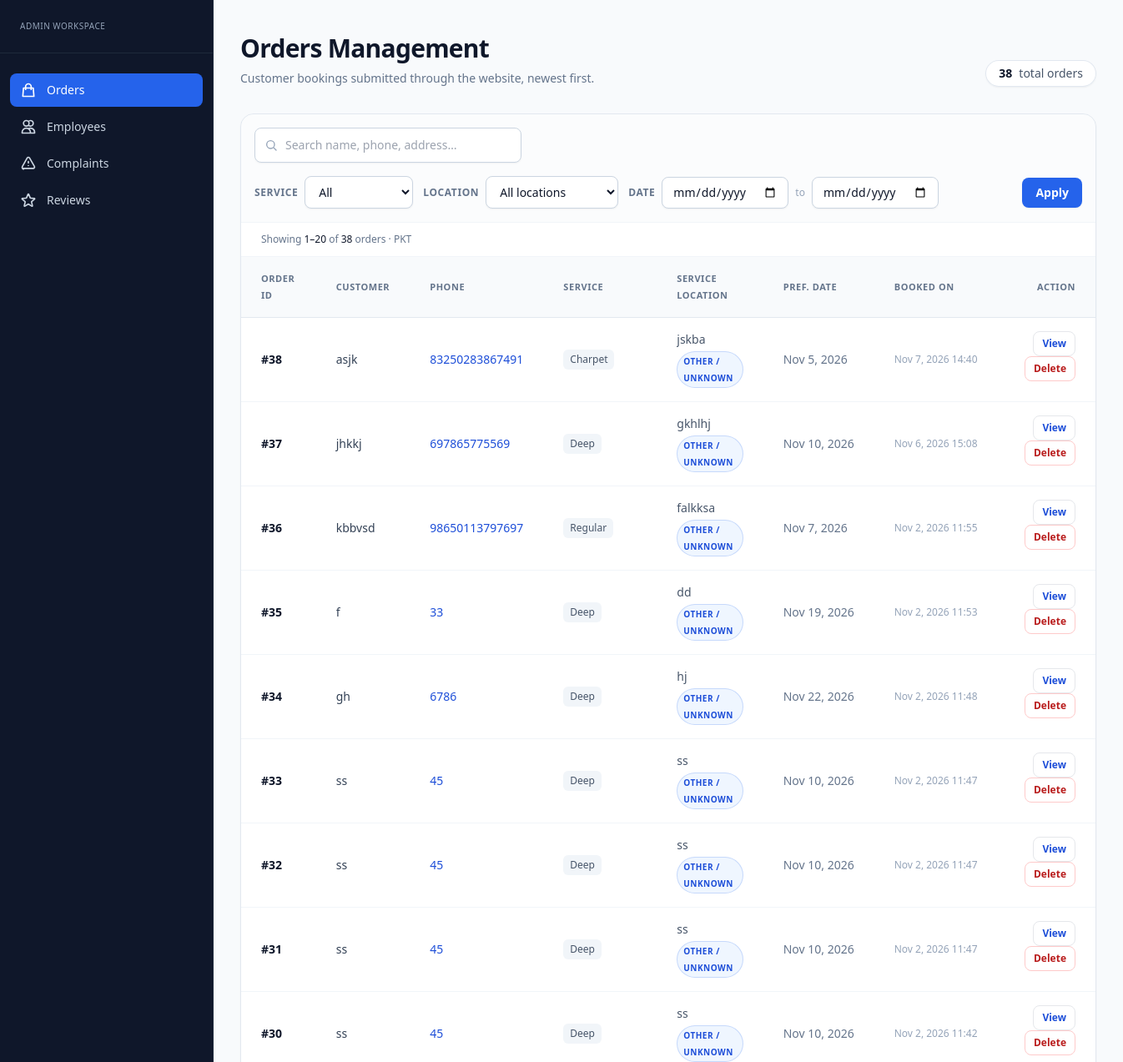
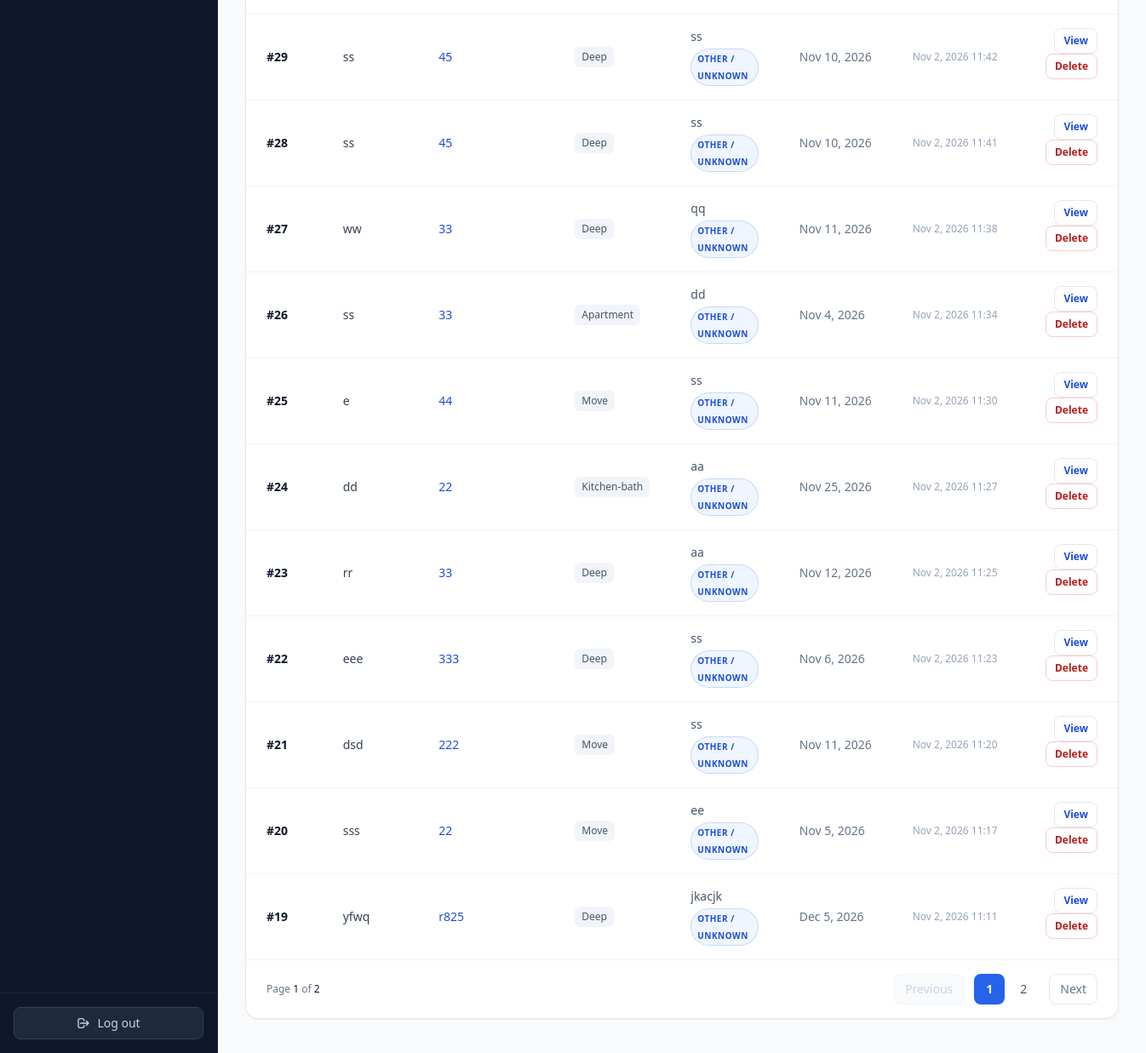
Screenshot of /dashboard/orders/ (signed in) with the database file from the repository (2 pictures, top to bottom).
### homepage/models.py (models this page shows, shortened)
class Booking(models.Model):
    full_name = models.CharField(max_length=150)
    phone_number = models.CharField(max_length=20)
    service_address = models.CharField(max_length=255)
    cleaning_service = models.CharField(max_length=100)
    preferred_date = models.DateField()
    created_at = models.DateTimeField(auto_now_add=True)

### admin2/views.py (the view)
# urls.py: path('dashboard/orders/', views.orders_view, name='dashboard_orders'),
@staff_required
def orders_view(request):
    queryset, filters, warnings = dq.orders_queryset(request.GET)
    context = _list_context(request, "orders", queryset, filters, warnings,
                            dq.orders_options(), total_all=Booking.objects.count())
    for order in context["page_obj"].object_list:
        order.area = LOCATION_LABELS.get(classify_location(order.service_address), "Other / unknown")
    return render(request, "admin/dasboard.html", context)

### admin2/dashboard_queries.py (called while the page is built, shortened)
def _clean_search(params):
    return " ".join((params.get("q") or "").split())[:MAX_SEARCH_LENGTH]

def _search_q(search, text_fields):
    q = Q()
    return q

def _date(params, key, label, warnings):
    raw = (params.get(key) or "").strip()
    if not raw:
        return None, ""

def _choice_from_db(params, key, queryset, field):
    value = (params.get(key) or "").strip()
    if not value:
        return ""
    if queryset.filter(**{field: value}).exists():
        return value
    return ""

def _distinct(queryset, field):
    return list(
        queryset.exclude(**{f"{field}__isnull": True}).exclude(**{field: ""})
        .order_by(field).values_list(field, flat=True).distinct()
    )

def _location(params):
    value = (params.get("location") or "").strip().lower()
    return value if value in VALID_LOCATIONS else ""

def _swap_dates(start, end, warnings):
    if start and end and start > end:
        warnings.append("The 'from' date was after the 'to' date, so the two were swapped.")
        return end, start
    return start, end

def paginate(queryset, page_number, per_page=PAGE_SIZE):
    return Paginator(queryset, per_page).get_page(page_number)

def orders_options():
    return {"services": _distinct(Booking.objects.all(), "cleaning_service")}

### admin2/locations.py (called while the page is built)
def classify_location(text, *, exact_aliases=False):
    value = (text or "").strip().lower()
    if not value:
        return OTHER
    rwp = any(t in value for t in RAWALPINDI_TERMS)
    isb = any(t in value for t in ISLAMABAD_TERMS)
    if exact_aliases:
        rwp = rwp or value in RAWALPINDI_EXACT
        isb = isb or value in ISLAMABAD_EXACT
    if rwp and not isb:
        return RAWALPINDI
    if isb and not rwp:
        return ISLAMABAD
    return OTHER

### admin2/permissions.py (called while the page is built)
def is_dashboard_admin(user):
    return bool(user and user.is_authenticated and user.is_active and (user.is_staff or user.is_superuser))

### admin2/views.py (called while the page is built)
def _base_context(request, section):
    return {"section": section, "page_title": {
        "orders": "Orders", "order_detail": "Order details", "employees": "Employees", "employee_detail": "Employee details", "complaints": "Complaints", "reviews": "Reviews",
        "complaint_detail": "Complaint details"}.get(section, "Dashboard")}

### homepage/context_processors.py (called while the page is built)
def categories_processor(request):
    return {
        "nav_categories": Category.objects.all()
    }

### templates/admin/dasboard.html (shortened to what this page needs)
{% load static %}
<!DOCTYPE html>
<html lang="en" class="h-full bg-slate-50">
<head>
<script src="https://cdn.tailwindcss.com"></script>
<link rel="stylesheet" href="{% static 'css/tailwind.css' %}">
</head>
<body class="h-full font-sans text-slate-900 antialiased selection:bg-brand-100 selection:text-brand-900">
<div class="flex h-full">
  <aside class="fixed inset-y-0 left-0 z-30 hidden w-64 flex-col border-r border-slate-800 bg-surface-900 lg:flex">
    <div class="flex h-16 items-center gap-3 px-6 border-b border-slate-800">
      <div>
        <span class="block text-[10px] font-medium text-slate-400 uppercase tracking-wider">Admin Workspace</span>
      </div>
    </div>
    <nav class="flex-1 space-y-1 px-3 py-6">
      <a href="{% url 'dashboard_orders' %}" class="group flex items-center gap-3 rounded-lg px-3 py-2.5 text-sm font-medium transition-colors {% if section == 'orders' or section == 'order_detail' %}bg-brand-600 text-white{% else %}text-slate-300 hover:bg-slate-800 hover:text-white{% endif %}">
        <svg class="h-5 w-5 shrink-0" fill="none" viewBox="0 0 24 24" stroke="currentColor" stroke-width="2"><path stroke-linecap="round" stroke-linejoin="round" d="M16 11V7a4 4 0 00-8 0v4M5 9h14l1 12H4L5 9z"/></svg>
        Orders
      </a>
      <a href="{% url 'dashboard_employees' %}" class="group flex items-center gap-3 rounded-lg px-3 py-2.5 text-sm font-medium transition-colors {% if section == 'employees' or section == 'employee_detail' %}bg-brand-600 text-white{% else %}text-slate-300 hover:bg-slate-800 hover:text-white{% endif %}">
        <svg class="h-5 w-5 shrink-0" fill="none" viewBox="0 0 24 24" stroke="currentColor" stroke-width="2"><path stroke-linecap="round" stroke-linejoin="round" d="M12 4.354a4 4 0 110 5.292M15 21H3v-1a6 6 0 0112 0v1zm0 0h6v-1a6 6 0 00-9-5.197M13 7a4 4 0 11-8 0 4 4 0 018 0z"/></svg>
        Employees
      </a>
      <a href="{% url 'dashboard_complaints' %}" class="group flex items-center gap-3 rounded-lg px-3 py-2.5 text-sm font-medium transition-colors {% if section == 'complaints' or section == 'complaint_detail' %}bg-brand-600 text-white{% else %}text-slate-300 hover:bg-slate-800 hover:text-white{% endif %}">
        <svg class="h-5 w-5 shrink-0" fill="none" viewBox="0 0 24 24" stroke="currentColor" stroke-width="2"><path stroke-linecap="round" stroke-linejoin="round" d="M12 9v2m0 4h.01m-6.938 4h13.856c1.54 0 2.502-1.667 1.732-3L13.732 4c-.77-1.333-2.694-1.333-3.464 0L3.34 16.341c-.77 1.333.192 3.659 1.732 3.659z"/></svg>
        Complaints
      </a>
      <a href="{% url 'dashboard_reviews' %}" class="group flex items-center gap-3 rounded-lg px-3 py-2.5 text-sm font-medium transition-colors {% if section == 'reviews' %}bg-brand-600 text-white{% else %}text-slate-300 hover:bg-slate-800 hover:text-white{% endif %}">
        Reviews
      </a>
    </nav>
    <div class="border-t border-slate-800 p-4">
      <form method="post" action="{% url 'admin_logout' %}">
        <button type="submit" class="flex w-full items-center justify-center gap-2 rounded-lg border border-slate-700 bg-slate-800 px-4 py-2 text-sm font-medium text-slate-300 transition-colors hover:bg-slate-700 hover:text-white focus:outline-none focus:ring-2 focus:ring-brand-500 focus:ring-offset-2 focus:ring-offset-slate-900">
          <svg class="h-4 w-4" fill="none" viewBox="0 0 24 24" stroke="currentColor" stroke-width="2"><path stroke-linecap="round" stroke-linejoin="round" d="M17 16l4-4m0 0l-4-4m4 4H7m6 4v1a3 3 0 01-3 3H6a3 3 0 01-3-3V7a3 3 0 013-3h4a3 3 0 013 3v1"/></svg>
          Log out
        </button>
      </form>
    </div>
  </aside>
  <main class="flex-1 lg:pl-64">
    <div class="mx-auto max-w-7xl min-w-0 px-3 py-5 sm:px-6 sm:py-8 lg:px-8 lg:py-10">
      {% if section == 'orders' %}
        {% include "admin/_dash_orders.html" %}
      {% elif section == 'order_detail' %}
        {% include "admin/_dash_order_detail.html" %}
      {% elif section == 'employees' %}
        {% include "admin/_dash_employees.html" %}
      {% elif section == 'employee_detail' %}
        {% include "admin/_dash_employee_detail.html" %}
      {% elif section == 'complaints' %}
        {% include "admin/_dash_complaints.html" %}
      {% elif section == 'complaint_detail' %}
        {% include "admin/_dash_complaint_detail.html" %}
      {% elif section == 'reviews' %}
        {% include "admin/_dash_reviews.html" %}
      {% endif %}
    </div>
  </main>
</div>
</body>
</html>

### templates/admin/_dash_orders.html (shortened to what this page needs)
<section id="page-orders">
  <div class="flex flex-col gap-4 sm:flex-row sm:items-end sm:justify-between mb-8">
    <div>
      <h1 class="text-2xl font-bold tracking-tight text-slate-900 sm:text-3xl">Orders Management</h1>
      <p class="mt-2 text-sm text-slate-500">Customer bookings submitted through the website, newest first.</p>
    </div>
    <div class="inline-flex items-center gap-2 rounded-full bg-white px-4 py-1.5 text-sm text-slate-600 shadow-sm ring-1 ring-inset ring-slate-200 w-fit">
      <span class="font-bold text-slate-900">{{ total_all }}</span> total order{{ total_all|pluralize }}
    </div>
  </div>
  <div class="rounded-2xl border border-slate-200 bg-white shadow-sm overflow-hidden">
    <form method="get" action="{% url 'dashboard_orders' %}" onsubmit="if (window.matchMedia('(max-width: 1023px)').matches) { this.elements.service.value = ''; this.elements.location.value = ''; this.elements.date_from.value = ''; this.elements.date_to.value = ''; }" class="flex flex-col gap-4 border-b border-slate-100 bg-slate-50/50 p-4">
      <div class="relative w-full min-w-0 lg:max-w-xs">
        <span class="pointer-events-none absolute inset-y-0 left-0 flex items-center pl-3 text-slate-400">
        </span>
        <input type="search" name="q" value="{{ filters.q }}" maxlength="100" placeholder="Search name, phone, address…" aria-label="Search orders"
               class="w-full rounded-lg border border-slate-300 bg-white py-2.5 pl-9 pr-3 text-sm shadow-sm outline-none transition focus:border-brand-500 focus:ring-2 focus:ring-brand-500/20" />
      </div>
      <div class="hidden lg:flex lg:flex-wrap lg:items-center lg:gap-3">
        <div class="flex items-center gap-2">
          <label for="f-service" class="text-xs font-semibold text-slate-500 uppercase tracking-wider">Service</label>
          <select id="f-service" name="service" onchange="this.form.submit()" class="rounded-lg border border-slate-300 bg-white px-3 py-2 text-sm shadow-sm outline-none focus:border-brand-500 focus:ring-2 focus:ring-brand-500/20">
            <option value="">All</option>
          </select>
        </div>
        <div class="flex items-center gap-2">
          <label for="f-location" class="text-xs font-semibold text-slate-500 uppercase tracking-wider">Location</label>
          <select id="f-location" name="location" onchange="this.form.submit()" class="rounded-lg border border-slate-300 bg-white px-3 py-2 text-sm shadow-sm outline-none focus:border-brand-500 focus:ring-2 focus:ring-brand-500/20">
            {% for value, label in location_choices %}<option value="{{ value }}" {% if value == filters.location %}selected{% endif %}>{{ label }}</option>{% endfor %}
          </select>
        </div>
        <div class="flex items-center gap-2">
          <label for="f-from" class="text-xs font-semibold text-slate-500 uppercase tracking-wider">Date</label>
          <input id="f-from" type="date" name="date_from" value="{{ filters.date_from }}" class="rounded-lg border border-slate-300 bg-white px-3 py-2 text-sm shadow-sm outline-none focus:border-brand-500 focus:ring-2 focus:ring-brand-500/20" />
          <span class="text-xs text-slate-400">to</span>
          <input type="date" name="date_to" value="{{ filters.date_to }}" aria-label="Preferred date to" class="rounded-lg border border-slate-300 bg-white px-3 py-2 text-sm shadow-sm outline-none focus:border-brand-500 focus:ring-2 focus:ring-brand-500/20" />
        </div>
        <div class="flex items-center gap-2 ml-auto">
          <button type="submit" class="rounded-lg bg-brand-600 px-4 py-2 text-sm font-semibold text-white shadow-sm hover:bg-brand-700 focus:outline-none focus-visible:ring-2 focus-visible:ring-brand-500 focus-visible:ring-offset-2">Apply</button>
        </div>
      </div>
    </form>
    {% if page_obj.paginator.count %}
    <div class="border-b border-slate-100 bg-white px-4 sm:px-6 py-3 text-xs font-medium text-slate-500">
      Showing <span class="text-slate-900">{{ page_obj.start_index }}–{{ page_obj.end_index }}</span> of <span class="text-slate-900">{{ page_obj.paginator.count }}</span>{% if filters_active %} matching{% endif %} order{{ page_obj.paginator.count|pluralize }} · PKT
    </div>
    <div class="w-full min-w-0 max-w-full overflow-x-auto" role="region" aria-label="Orders table" tabindex="0">
      <table class="w-full table-fixed min-w-0 text-left text-sm lg:table-auto lg:min-w-[900px]">
        <thead class="bg-slate-50 text-[11px] uppercase tracking-wider text-slate-500 border-b border-slate-200">
          <tr>
            <th class="hidden px-6 py-4 font-semibold lg:table-cell">Order ID</th>
            <th class="hidden px-6 py-4 font-semibold lg:table-cell">Customer</th>
            <th class="w-[34%] px-3 py-3 font-semibold sm:px-4 lg:w-auto lg:px-6 lg:py-4">Phone</th>
            <th class="hidden px-6 py-4 font-semibold lg:table-cell">Service</th>
            <th class="w-[43%] px-3 py-3 font-semibold sm:px-4 lg:w-auto lg:px-6 lg:py-4">Service location</th>
            <th class="hidden px-6 py-4 font-semibold lg:table-cell">Pref. Date</th>
            <th class="hidden px-6 py-4 font-semibold lg:table-cell">Booked On</th>
            <th class="w-[23%] px-2 py-3 text-right font-semibold sm:px-4 lg:w-auto lg:px-6 lg:py-4"><span class="lg:hidden">View</span><span class="hidden lg:inline">Action</span></th>
          </tr>
        </thead>
        <tbody class="divide-y divide-slate-100 bg-white">
          {% for order in page_obj %}
          <tr class="group hover:bg-slate-50/80 transition-colors">
            <td class="hidden whitespace-nowrap px-6 py-4 font-semibold text-slate-900 lg:table-cell">#{{ order.pk }}</td>
            <td class="hidden whitespace-nowrap px-6 py-4 text-slate-700 lg:table-cell">{{ order.full_name }}</td>
            <td class="break-words px-3 py-3 text-slate-700 sm:px-4 lg:whitespace-nowrap lg:px-6 lg:py-4"><a href="tel:{{ order.phone_number }}" class="font-medium text-brand-700 hover:underline">{{ order.phone_number }}</a></td>
            <td class="hidden whitespace-nowrap px-6 py-4 text-slate-700 lg:table-cell">
              <span class="inline-flex items-center rounded-md bg-slate-100 px-2 py-1 text-xs font-medium text-slate-600">{{ order.cleaning_service|capfirst }}</span>
            </td>
            <td class="break-words px-3 py-3 text-slate-600 sm:px-4 lg:px-6 lg:py-4">
              <div class="lg:max-w-[200px] lg:truncate" title="{{ order.service_address }}">{{ order.service_address }}</div>
              <span class="mt-1 inline-flex items-center rounded-full bg-brand-50 px-2 py-0.5 text-[10px] font-semibold uppercase tracking-wider text-brand-700 ring-1 ring-inset ring-brand-600/20">{{ order.area }}</span>
            </td>
            <td class="hidden whitespace-nowrap px-6 py-4 font-medium text-slate-500 lg:table-cell">{{ order.preferred_date|date:"M j, Y" }}</td>
            <td class="hidden whitespace-nowrap px-6 py-4 text-xs text-slate-400 lg:table-cell">{{ order.created_at|date:"M j, Y H:i" }}</td>
            <td class="px-2 py-3 text-right align-top sm:px-4 lg:px-6 lg:py-4">
              <a href="{% url 'dashboard_order_detail' order.pk %}" class="inline-flex items-center justify-center rounded-lg border border-brand-200 bg-white px-2.5 py-1.5 text-[11px] font-semibold text-brand-700 hover:bg-brand-50 focus:outline-none focus-visible:ring-2 focus-visible:ring-brand-500 sm:text-xs">View</a>
              <form method="post" action="{% url 'dashboard_order_delete' order.pk %}" onsubmit="return confirm('Delete order #{{ order.pk }}? This cannot be undone.');" class="mt-1 hidden lg:inline-block lg:ml-1 lg:mt-0">
                <button type="submit" class="inline-flex items-center justify-center rounded-lg border border-red-200 px-2.5 py-1.5 text-[11px] font-semibold text-red-700 hover:bg-red-50 focus:outline-none focus-visible:ring-2 focus-visible:ring-red-500 sm:text-xs">Delete</button>
              </form>
            </td>
          </tr>
          {% endfor %}
        </tbody>
      </table>
    </div>
    {% include "admin/_dash_pagination.html" %}
    {% endif %}
  </div>
</section>

### rows the page displays
Booking: pk "38", full_name "asjk", phone_number "83250283867491", cleaning_service "Charpet", service_address "jskba", area "OTHER / UNKNOWN", preferred_date "Nov 5, 2026", created_at "Nov 7, 2026 14:40"
Booking: pk "37", full_name "jhkkj", phone_number "697865775569", cleaning_service "Deep", service_address "gkhlhj", area "OTHER / UNKNOWN", preferred_date "Nov 10, 2026", created_at "Nov 6, 2026 15:08"
Booking: pk "36", full_name "kbbvsd", phone_number "98650113797697", cleaning_service "Regular", service_address "falkksa", area "OTHER / UNKNOWN", preferred_date "Nov 7, 2026", created_at "Nov 2, 2026 11:55"
Booking: pk "35", full_name "f", phone_number "33", cleaning_service "Deep", service_address "dd", area "OTHER / UNKNOWN", preferred_date "Nov 19, 2026", created_at "Nov 2, 2026 11:53"
Booking: pk "34", full_name "gh", phone_number "6786", cleaning_service "Deep", service_address "hj", area "OTHER / UNKNOWN", preferred_date "Nov 22, 2026", created_at "Nov 2, 2026 11:48"
Booking: pk "33", full_name "ss", phone_number "45", cleaning_service "Deep", service_address "ss", area "OTHER / UNKNOWN", preferred_date "Nov 10, 2026", created_at "Nov 2, 2026 11:47"
Booking: pk "32", full_name "ss", phone_number "45", cleaning_service "Deep", service_address "ss", area "OTHER / UNKNOWN", preferred_date "Nov 10, 2026", created_at "Nov 2, 2026 11:47"
Booking: pk "31", full_name "ss", phone_number "45", cleaning_service "Deep", service_address "ss", area "OTHER / UNKNOWN", preferred_date "Nov 10, 2026", created_at "Nov 2, 2026 11:47"
Booking: pk "30", full_name "ss", phone_number "45", cleaning_service "Deep", service_address "ss", area "OTHER / UNKNOWN", preferred_date "Nov 10, 2026", created_at "Nov 2, 2026 11:42"
Booking: pk "29", full_name "ss", phone_number "45", cleaning_service "Deep", service_address "ss", area "OTHER / UNKNOWN", preferred_date "Nov 10, 2026", created_at "Nov 2, 2026 11:42"
Booking: pk "28", full_name "ss", phone_number "45", cleaning_service "Deep", service_address "ss", area "OTHER / UNKNOWN", preferred_date "Nov 10, 2026", created_at "Nov 2, 2026 11:41"
Booking: pk "27", full_name "ww", phone_number "33", cleaning_service "Deep", service_address "qq", area "OTHER / UNKNOWN", preferred_date "Nov 11, 2026", created_at "Nov 2, 2026 11:38"
Booking: pk "26", full_name "ss", phone_number "33", cleaning_service "Apartment", service_address "dd", area "OTHER / UNKNOWN", preferred_date "Nov 4, 2026", created_at "Nov 2, 2026 11:34"
Booking: pk "25", full_name "e", phone_number "44", cleaning_service "Move", service_address "ss", area "OTHER / UNKNOWN", preferred_date "Nov 11, 2026", created_at "Nov 2, 2026 11:30"
Booking: pk "24", full_name "dd", phone_number "22", cleaning_service "Kitchen-bath", service_address "aa", area "OTHER / UNKNOWN", preferred_date "Nov 25, 2026", created_at "Nov 2, 2026 11:27"
Booking: pk "23", full_name "rr", phone_number "33", cleaning_service "Deep", service_address "aa", area "OTHER / UNKNOWN", preferred_date "Nov 12, 2026", created_at "Nov 2, 2026 11:25"
Booking: pk "22", full_name "eee", phone_number "333", cleaning_service "Deep", service_address "ss", area "OTHER / UNKNOWN", preferred_date "Nov 6, 2026", created_at "Nov 2, 2026 11:23"
Booking: pk "21", full_name "dsd", phone_number "222", cleaning_service "Move", service_address "ss", area "OTHER / UNKNOWN", preferred_date "Nov 11, 2026", created_at "Nov 2, 2026 11:20"
Booking: pk "20", full_name "sss", phone_number "22", cleaning_service "Move", service_address "ee", area "OTHER / UNKNOWN", preferred_date "Nov 5, 2026", created_at "Nov 2, 2026 11:17"
Booking: pk "19", full_name "yfwq", phone_number "r825", cleaning_service "Deep", service_address "jkacjk", area "OTHER / UNKNOWN", preferred_date "Dec 5, 2026", created_at "Nov 2, 2026 11:11"

### other values shown
{{ total_all }} "38"
{{ page_obj.start_index }} "1"
{{ page_obj.end_index }} "20"
{{ page_obj.paginator.count }} "38"
{{ page_obj.number }} "1"
{{ page_obj.paginator.num_pages }} "2"
{{ n }} "1"
{{ n }} "2"
form field location "All locations"
